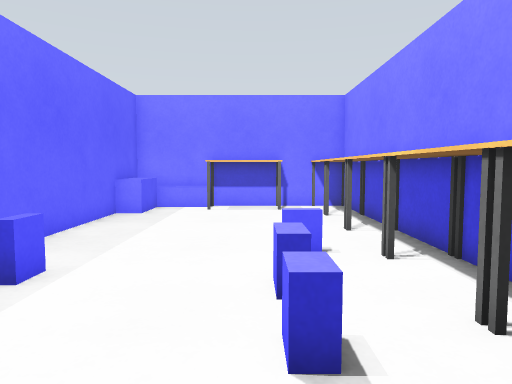
[1] (above)

15 first-person views from a walk through a Gazebo world. The camera is 0.9 m above the floor, tilts 4° down and sees 70° across. The floor is counted in squares, 0.5 m on a side. Each view is taken from the middle of a square. On the plan, view 1 faces up. The plan holds only what a view shows up to about 18 squares ahead; the rest is blank. The place goes on beyond the plan.

[2]
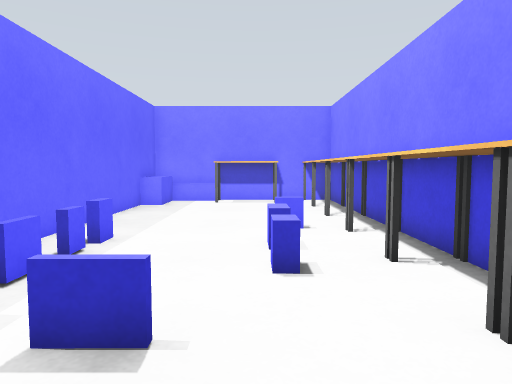

[3]
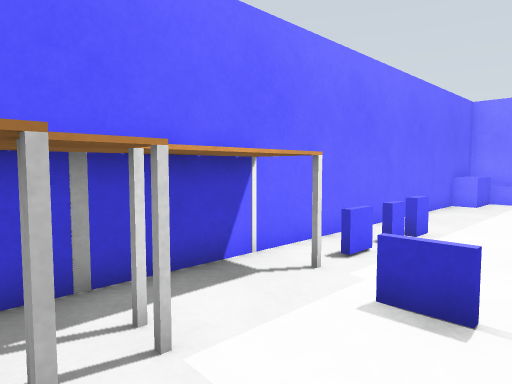

[4]
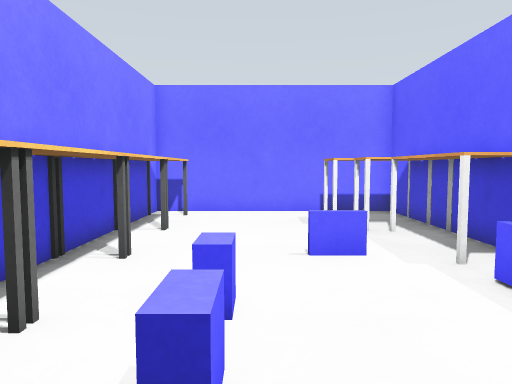

[5]
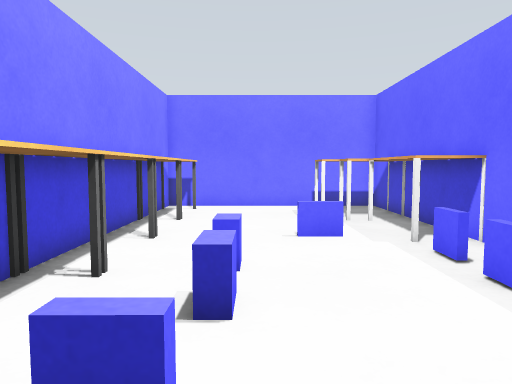

[6]
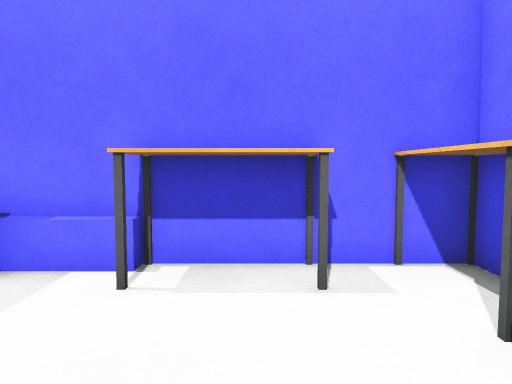

[7]
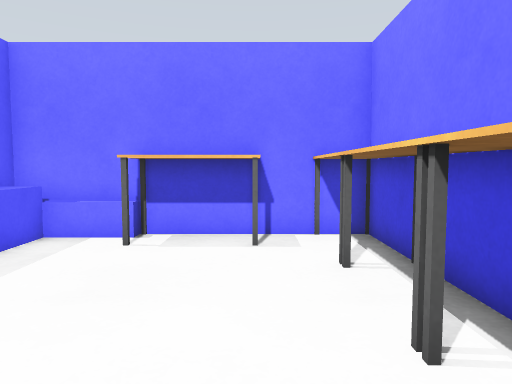

[8]
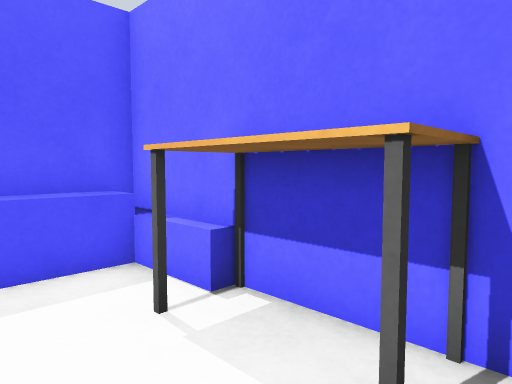

[9]
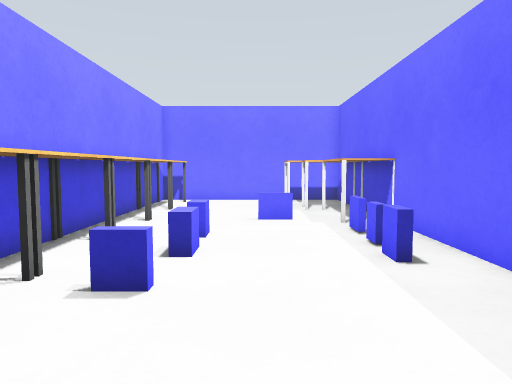

[10]
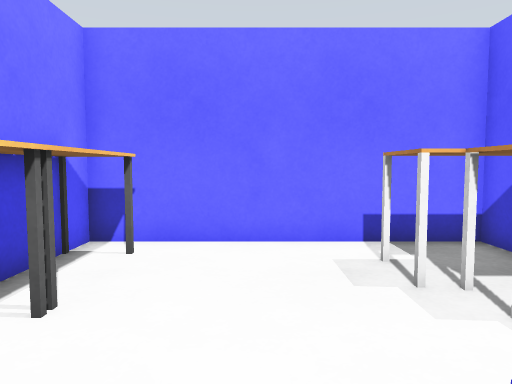

[11]
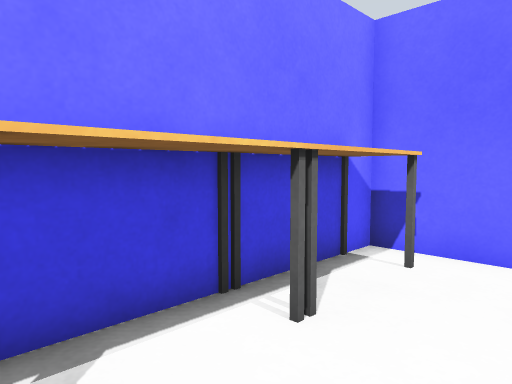

[12]
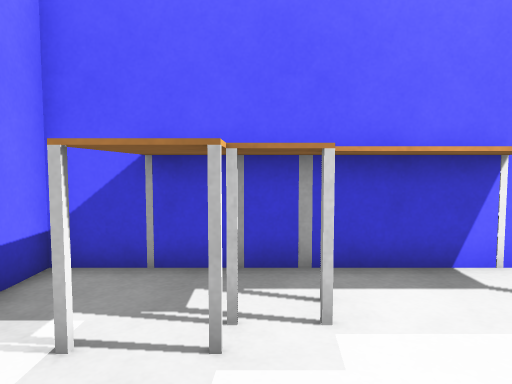

[13]
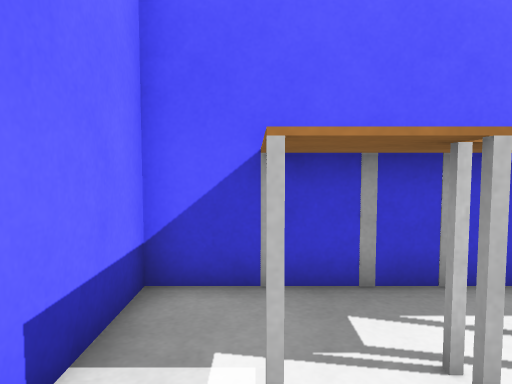

[14]
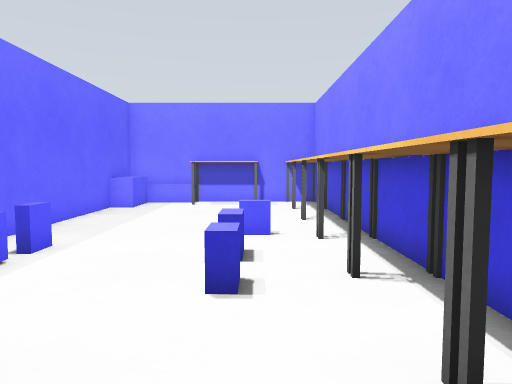

[15]
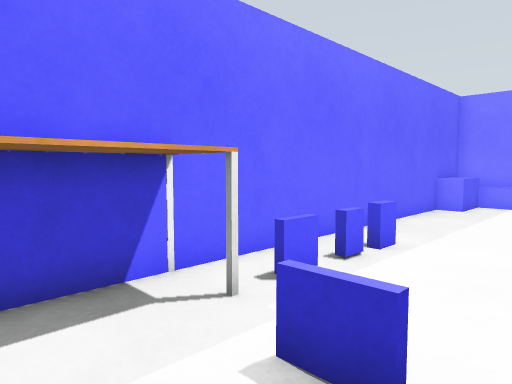

### Floor plan
Points are (right, up) in squares from view 1. A wall is a line through its corners. A room is listed if a view was taken in it or the views show most of it. See-through windows are left out.
Room 1 (views 1, 2, 3, 4, 5, 6, 7, 8, 9, 10, 11, 12, 13, 14, 15)
walls: (4, 6.4) (4, 7.5); (4, 3.4) (4, 4.6); (4, 0.5) (4, 1.6); (4.1, 16.7) (-5.4, 16.7) (-5.4, -6.7) (4, -6.7) (4, -5.4)
low walls: (-1, 0.5) (-2.4, 0.5); (-2.4, 0.7) (-1, 0.7); (-2.4, 16.2) (-4.5, 16.2)
objects: table (-5, -5) to (-3, -4); table (-5, -3) to (-3, -2); table (-5, -1) to (-4, 1); blue box (-5, 14) to (-5, 16); blue box (-4, 3); blue box (-4, 4) to (-4, 5); blue box (-4, 6); table (-2, 15) to (1, 16); blue box (1, 3) to (1, 4); blue box (1, 5) to (1, 6); blue box (1, 8); table (3, -5) to (4, -2); table (3, -2) to (4, 0); table (3, 1) to (4, 4); table (3, 5) to (4, 7); table (3, 8) to (4, 10); table (3, 11) to (4, 13); table (3, 14) to (4, 16)

Where each view was taken, in squares from view 1:
view 1: 0 up, 0 right, facing up
view 2: 3 down, 0 right, facing up
view 3: 4 down, 0 right, facing up-left
view 4: 8 up, 0 right, facing down
view 5: 10 up, 0 right, facing down
view 6: 10 up, 0 right, facing up
view 7: 7 up, 1 right, facing up
view 8: 13 up, 2 right, facing up-left
view 9: 13 up, 1 left, facing down
view 10: 2 up, 0 right, facing down
view 11: 1 up, 0 right, facing down-right
view 12: 3 down, 1 right, facing left
view 13: 5 down, 0 right, facing left
view 14: 2 down, 1 right, facing up
view 15: 2 down, 0 right, facing up-left
